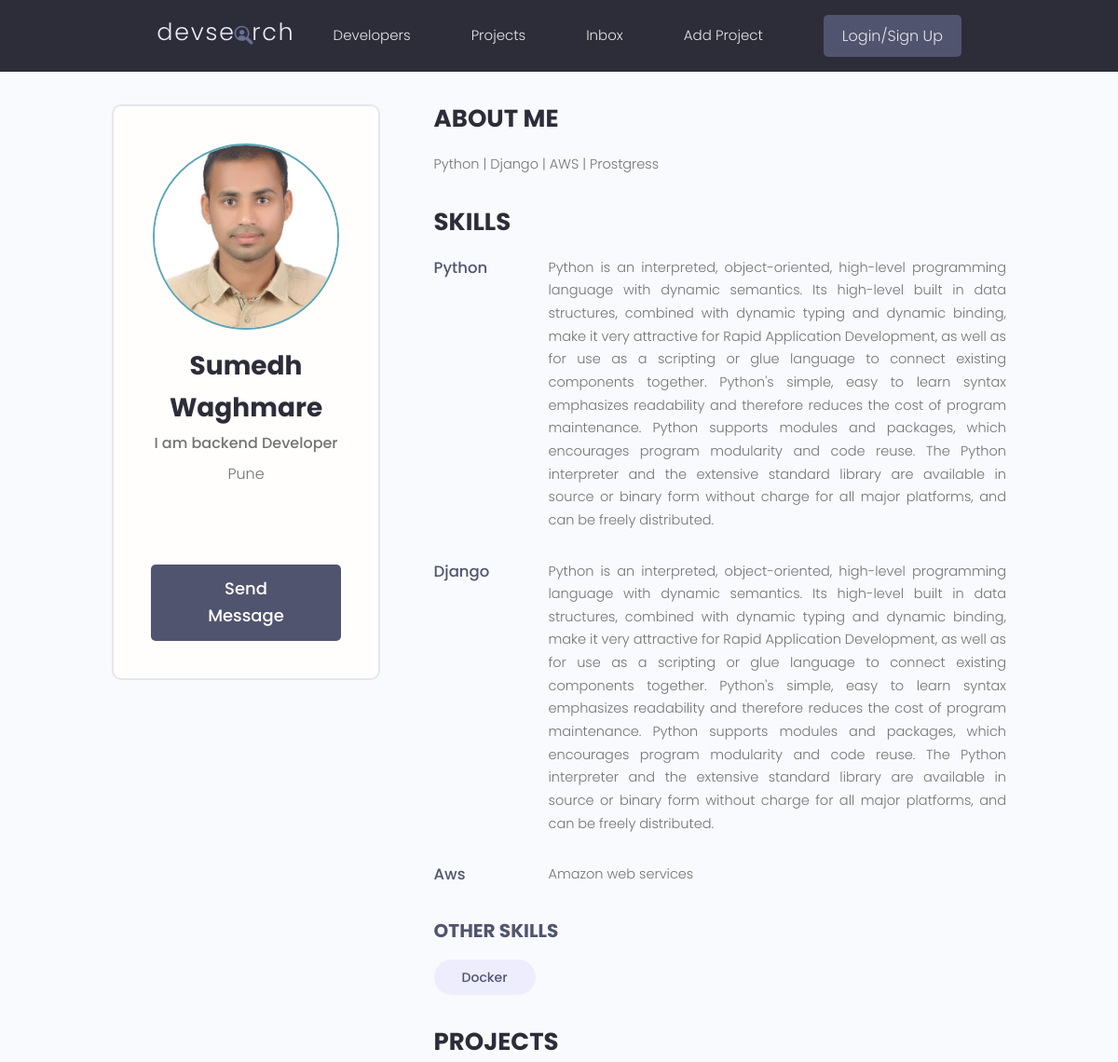
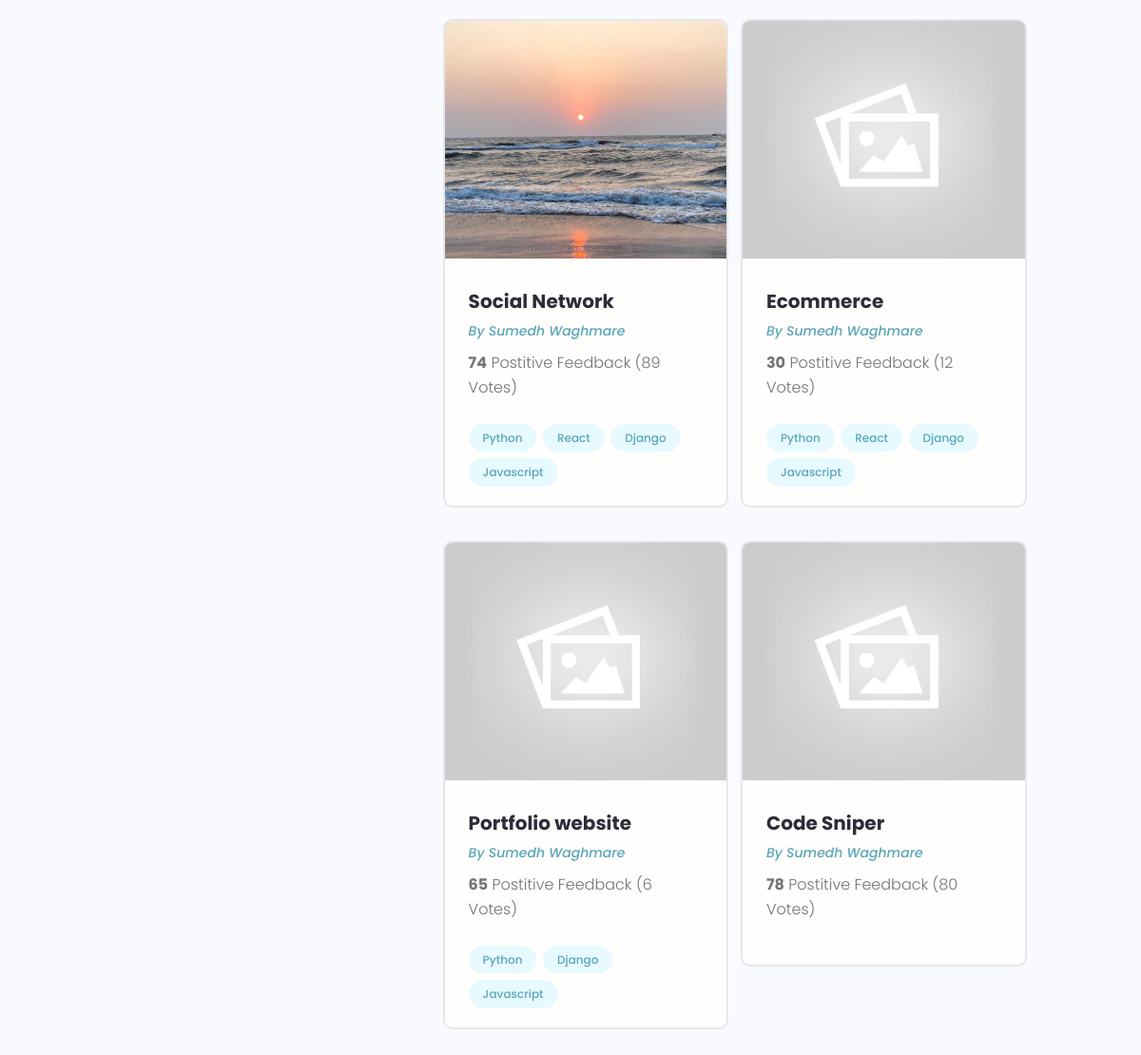
The page /profile/10fd9015-c43a-4179-a6f8-d1db27ad4e0f on the database its author committed (2 pictures, top to bottom).
### users/models.py (models this page shows, shortened)
class Profile(models.Model):
    user = models.OneToOneField(User, on_delete=models.CASCADE, blank=True, null=True)
    name = models.CharField(max_length=200, null=True, blank=True)
    email = models.EmailField(max_length=500, null=True, blank=True)
    username = models.CharField(max_length=200, null=True, blank=True)
    location = models.CharField(max_length=200, null=True, blank=True)
    short_intro = models.CharField(max_length=1000, null=True, blank=True)
    bio = models.TextField(null=True, blank=True)
    profile_image = models.ImageField(null=True, blank=True,
        upload_to = 'profiles/', default='profiles/user-default.png')
    social_github = models.CharField(max_length=200, null=True, blank=True)
    social_twitter = models.CharField(max_length=200, null=True, blank=True)
    social_linkedin = models.CharField(max_length=200, null=True, blank=True)
    social_youtube = models.CharField(max_length=200, null=True, blank=True)
    social_website = models.CharField(max_length=200, null=True, blank=True)
    created = models.DateField(auto_now_add=True)
    id = models.UUIDField(default=uuid.uuid4,unique=True,primary_key=True,editable=False)

class Skill(models.Model):
    owner = models.ForeignKey(Profile, on_delete=models.CASCADE, null=True, blank=True)
    name = models.CharField(max_length=200, null=True, blank=True)
    description = models.TextField(null=True, blank=True)
    created = models.DateField(auto_now_add=True)
    id = models.UUIDField(default=uuid.uuid4,unique=True,primary_key=True,editable=False)
    def __str__(self) -> str:
        return str(self.name)

### projects/models.py (models this page shows)
class Project(models.Model):
    owner = models.ForeignKey(
        Profile, null=True, blank=True, on_delete=models.SET_NULL)
    title = models.CharField(max_length=200)
    description = models.TextField(null=True,blank=True)
    featured_image = models.ImageField(null=True, blank=True, default="default.jpg")
    demo_link = models.CharField(max_length=2000,null=True,blank=True)
    source_link = models.CharField(max_length=2000,null=True,blank=True)
    tags = models.ManyToManyField('Tag', blank=True)
    vote_total = models.IntegerField(default=0,null=True, blank=True)
    vote_ratio = models.IntegerField(default=0,null=True, blank=True)
    created = models.DateField(auto_now_add=True)
    id = models.UUIDField(default=uuid.uuid4,unique=True,primary_key=True,editable=False)
    def __str__(self):
        return self.title

class Tag(models.Model):
    name = models.CharField(max_length=200)
    created = models.DateTimeField(auto_now_add=True)
    id = models.UUIDField(default=uuid.uuid4, unique=True, primary_key=True, editable=False)
    def __str__(self):
        return self.name

### users/views.py (the view)
# urls.py: path('profile/<str:pk>', views.userProfile, name='user-profile')
def userProfile(request,pk):
    profile = Profile.objects.get(id=pk)
    topSkills = profile.skill_set.exclude(description__exact="")
    otherSkills = profile.skill_set.filter(description="")
    context = {'profile':profile, 'topSkills': topSkills, 'otherSkills': otherSkills}
    return render(request, 'users/user-profile.html', context)

### users/templates/users/user-profile.html (shortened to what this page needs)
{% extends 'main.html' %}
{% block content %}
  <main class="profile my-md">
    <div class="container">
      <div class="layout">
        <div class="column column--1of3">
          <div class="card text-center">
            <div class="card__body dev">
              <img class="avatar avatar--xl" src="{{ profile.profile_image.url }}" />
              <h2 class="dev__name">{{profile.name}}</h2>
              <p class="dev__title">{{ profile.short_intro }}</p>
              <p class="dev__location">{{ profile.location }}</p>
              <ul class="dev__social">
              </ul>
              <a href="#" class="btn btn--sub btn--lg">Send Message </a>
            </div>
          </div>
        </div>
        <div class="column column--2of3">
          <div class="devInfo">
            <h3 class="devInfo__title">About Me</h3>
            <p class="devInfo__about">
                {{profile.bio}}
            </p>
          </div>
          <div class="devInfo">
            <h3 class="devInfo__title">Skills</h3>
            <div class="devInfo__skills">
              {% for topskill in topSkills %}
              <div class="devSkill">
                <h4 class="devSkill__title">{{topskill.name}}</h4>
                <p class="devSkill__info">
                    {{topskill.description}}
                </p>
              </div>
              {% endfor %}
              <h3 class="devInfo__subtitle">Other Skills</h3>
              <div class="devInfo__otherSkills">
                {% for otherSkill in otherSkills %}
                <span class="tag tag--pill tag--sub tag--lg">
                  <small>{{otherSkill}}</small>
                </span>
                {% endfor %}
              </div>
            </div>
          </div>
          <div class="devInfo">
            <h3 class="devInfo__title">Projects</h3>
            <div class="grid grid--two">
              {% for project in profile.project_set.all %}
              <div class="column">
                <div class="card project">
                  <a href="{% url 'project' project.id %}" class="project">
                    <img class="project__thumbnail" src="{{ project.featured_image.url }}" alt="project thumbnail" />
                    <div class="card__body">
                      <h3 class="project__title">{{project}}</h3>
                      <p><a class="project__author" href="{% url 'user-profile' project.owner.id %}">By {{project.owner.name}}</a></p>
                      <p class="project--rating">
                        <span style="font-weight: bold;">{{project.vote_ratio}}</span> Postitive
                        Feedback ({{project.vote_total}} Vote{{project.vote_total|pluralize:"s"}})
                      </p>
                      <div class="project__tags">
                        {% for tag in project.tags.all %}
                        <span class="tag tag--pill tag--main">
                          <small>{{tag}}</small>
                        </span>
                        {% endfor %}
                      </div>
                    </div>
                  </a>
                </div>
              </div>
              {% endfor %}
            </div>
          </div>
        </div>
      </div>
    </div>
  </main>
{% endblock content %}

### static/styles/app.css (style rules this page uses)
:root { --color-sub: #2d2d39; }
.btn--sub { background-color: var(--color-sub-light); }
.card { border: 2px solid var(--color-light); }
img { width: 100%; }
.profile .card > .dev { padding: 4rem; }
.dev__name { color: var(--color-sub); font-size: 2.8rem; font-weight: 700; margin-top: 1rem; margin-bottom: 0.5rem; }
.dev__title { font-size: 1.6rem; font-weight: 500; line-height: 1.3; }
.dev__location { margin-top: 1rem; }
.dev__social { margin: 3rem 0; list-style: none; display: flex; justify-content: center; gap: 1.5rem; }
.devInfo { margin-bottom: 3rem; }
.devInfo__title, .devInfo__subtitle { font-size: 2.6rem; color: var(--color-sub); text-transform: uppercase; font-weight: 700; margin-bottom: 1.5rem; }
.devInfo__subtitle { font-size: 2rem; color: var(--color-sub-light); }
.devInfo__about, .devSkill__info { font-size: 1.45rem; line-height: 1.7; text-align: justify; }
.devSkill { margin-bottom: 3rem; }
.devSkill__title { font-size: 1.65rem; font-weight: 500; color: var(--color-sub-light); }
@media screen and (min-width: 700px) { .devSkill { display: flex; justify-content: space-between; gap: 3rem; } }
@media screen and (min-width: 700px) { .devSkill__info { flex-basis: 80%; } }
.project__author { font-size: 1.4rem; font-style: italic; }
.project--rating { margin-bottom: 1.6em; margin-top: .5em; }
.project__thumbnail { height: 25rem; object-fit: cover; object-position: top center; }
.project__title { font-size: 2rem; font-weight: 700; color: var(--color-sub); }

### static/uikit/styles/modules/_variables.css (style rules this page uses)
:root { --color-main: #5aa5b9; --color-main-light: #e6faff; --color-sub: #3f4156; --color-sub-light: #51546e; --color-sub-lighter: #ededfd; --color-text: #737373; --color-gray: #8b8b8b; --color-light: #e5e7eb; --color-light-gray: #767676; --color-bg: #f8fafd; --color-white: #fffefd; --color-white-light: #f3f3f3; --color-success: #359e64; --color-success-bg: #def8e8; --color-error: #fc4b0b; --color-error-bg: #fff2ee; --font-base: 'Poppins', arial, helvetica, 'Segoe UI', roboto, ubuntu, sans-serif; --font-monospace: 'Fira Code', 'Courier New', courier, monospace; --font-regular: 300; --font-medium: 500; --font-bold: 700; --generic-shadow: 1px 1px 5px #00000010; --generic-transition: all 0.3s ease-in-out; }

### static/uikit/styles/modules/_base.css (style rules this page uses)
* { margin: 0; padding: 0; box-sizing: border-box; text-rendering: optimizeLegibility; color: inherit; font-size: inherit; }
html { font-size: 50%; }
@media only screen and (min-width: 480px) { html { font-size: 56.25%; } }
@media only screen and (min-width: 1200px) { html { font-size: 62.5%; } }
body { line-height: 1.6; font-weight: 400; font-size: 1.5rem; color: var(--color-text); background-color: var(--color-bg); min-height: 100vh; }

### static/uikit/styles/modules/_typography.css (style rules this page uses)
* { font-family: var(--font-base); }
h2 { font-size: 3.6rem; font-weight: var(--font-bold); }
h3 { font-size: 3.2rem; font-weight: var(--font-medium); }
h4 { font-size: 2.8rem; font-weight: var(--font-medium); }
p, span, strong { font-size: 1.6rem; color: var(--color-text); font-weight: var(--font-regular); }
a { padding-bottom: 2px; text-decoration: none; display: inline-block; color: var(--color-main); font-weight: var(--font-medium); }

### static/uikit/styles/modules/_utilities.css (style rules this page uses)
.container { width: 92%; max-width: 165rem; margin: 0 auto; box-sizing: border-box; }
@media screen and (min-width: 1000px) { .container { width: 90%; } }
@media screen and (min-width: 1200px) { .container { width: 80%; } }
.text-center { text-align: center; }
.my-md { margin: 3rem auto; }

### static/uikit/styles/modules/_avatar.css (style rules this page uses)
.avatar { border-radius: 50%; border: 2px solid var(--color-main); object-fit: cover; }
.avatar--xl { height: 20rem; width: 20rem; }

### static/uikit/styles/modules/_button.css (style rules this page uses)
.btn { display: inline-block; position: relative; cursor: pointer; background-color: var(--color-light); font-weight: var(--font-medium); color: var(--color-sub); text-decoration: none; padding: 1rem 2rem; border-radius: 0.5rem; border: none; width: -webkit-fit-content; width: -moz-fit-content; width: fit-content; height: -webkit-fit-content; height: -moz-fit-content; height: fit-content; font-size: 1.6rem; outline-width: 0; outline-color: transparent; -webkit-backface-visibility: hidden; backface-visibility: hidden; transition: all 0.3s ease-in-out; }
.btn--sub { background-color: var(--color-sub); color: var(--color-white); }
.btn--lg { font-size: 1.8rem; padding: 1.2rem 4.5rem; }

### static/uikit/styles/modules/_card.css (style rules this page uses)
.card { border-radius: 1rem; background-color: var(--color-white); border: 1.5px solid var(--color-light); width: auto; height: auto; margin-top: 0.5rem; margin-bottom: 0.5rem; overflow: hidden; }
.card__body, .card__header { padding: 2rem 2.5rem; }

### rows shown on the page
Profile: profile_image (picture), name "Sumedh Waghmare", short_intro "I am backend Developer", location "Pune", bio "Python | Django | AWS | Prostgress"
Skill: name "Python", description "Python is an interpreted, object-oriented, high-level programming language with dynamic semantics. Its high-level built in data structures, combined with dynamic typing and dynamic binding, make it very attractive for Rapid Application Development, as well as for use as a scripting or glue language to connect existing components together. Python's simple, easy to learn syntax emphasizes readability and therefore reduces the cost of program maintenance. Python supports modules and packages, which encourages program modularity and code reuse. The Python interpreter and the extensive standard library are available in source or binary form without charge for all major platforms, and can be…"
Skill: name "Django", description "Python is an interpreted, object-oriented, high-level programming language with dynamic semantics. Its high-level built in data structures, combined with dynamic typing and dynamic binding, make it very attractive for Rapid Application Development, as well as for use as a scripting or glue language to connect existing components together. Python's simple, easy to learn syntax emphasizes readability and therefore reduces the cost of program maintenance. Python supports modules and packages, which encourages program modularity and code reuse. The Python interpreter and the extensive standard library are available in source or binary form without charge for all major platforms, and can be…"
Skill: name "Aws", description "Amazon web services"
Skill: name "Docker"
Project: featured_image (picture), title "Social Network", owner.name "Sumedh Waghmare", vote_ratio "74", vote_total "89"
Tag: name "Python"
Tag: name "React"
Tag: name "Django"
Tag: name "Javascript"
Project: featured_image (placeholder picture), title "Ecommerce", owner.name "Sumedh Waghmare", vote_ratio "30", vote_total "12"
Project: featured_image (placeholder picture), title "Portfolio website", owner.name "Sumedh Waghmare", vote_ratio "65", vote_total "6"
Project: featured_image (placeholder picture), title "Code Sniper", owner.name "Sumedh Waghmare", vote_ratio "78", vote_total "80"
